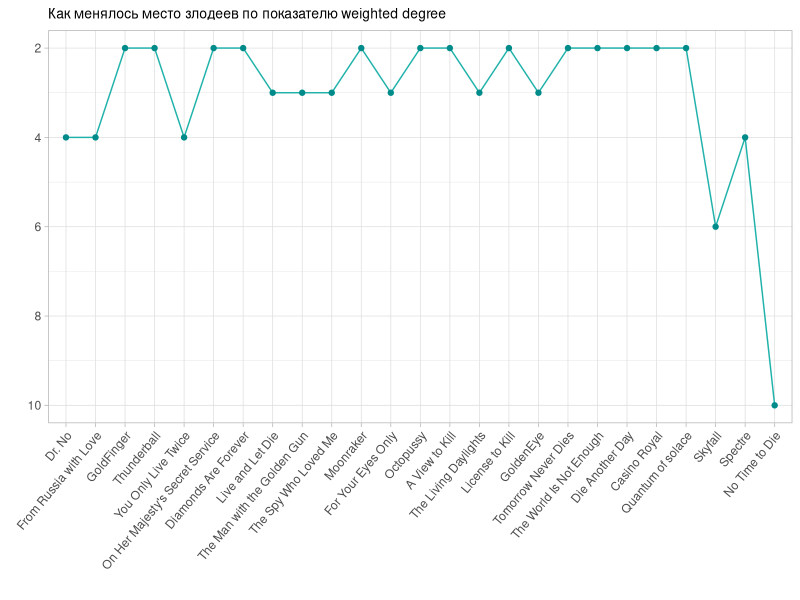
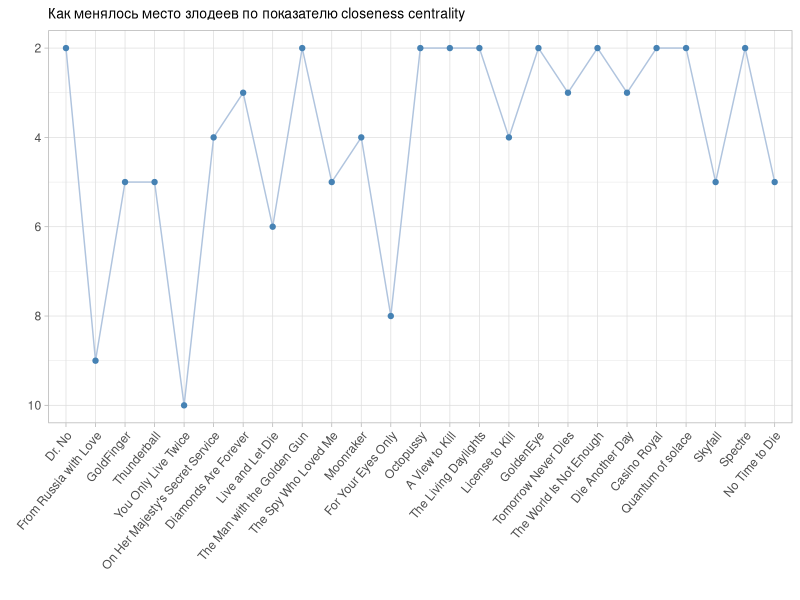
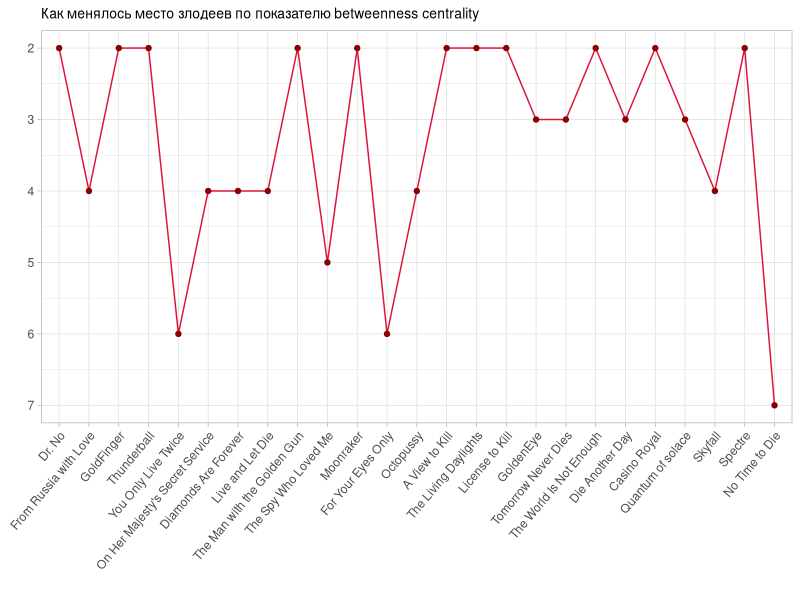
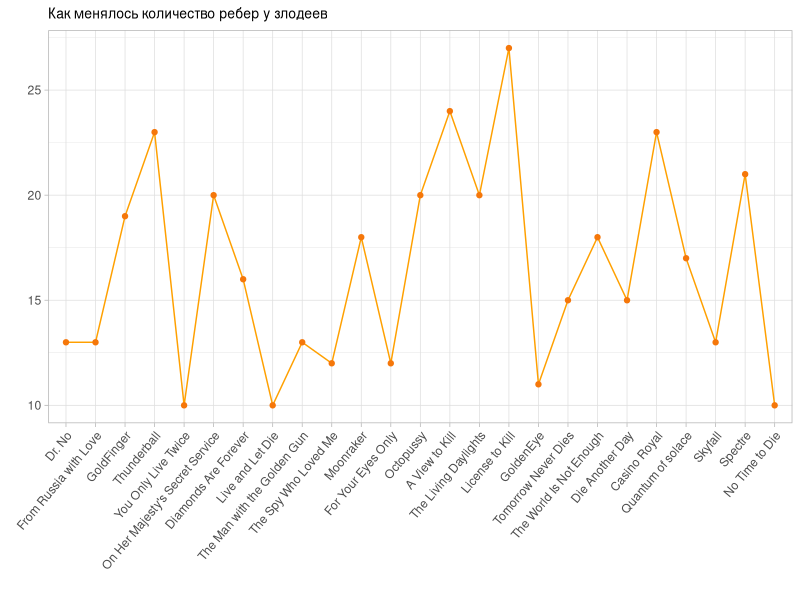

These figures' R source, in order:
library (tidyverse)


antagonists <- read.csv('antagonist.csv')

antagonists %>% 
  ggplot(aes(fct_reorder(film, n), `weighted.degree.position`, group = 1,
             label = `weighted.degree.position`)) +
  geom_line(color = '#20B2AA') +
  geom_point(color = '#008B8B')+
  scale_y_reverse()+
  labs(x = '',
       y = '',
       title = 'Как менялось место злодеев по показателю weighted degree')+
  theme_light() +
  theme(plot.title = element_text(size = 10), 
        axis.text.x = element_text(angle = 50, vjust = 1, hjust = 1))

antagonists %>% 
  ggplot(aes(fct_reorder(film, n), `closeness.centrality.position`, group = 1,
             label = `closeness.centrality.position`)) +
  geom_line(color = '#B0C4DE') +
  geom_point(color = '#4682B4')+
  scale_y_reverse()+
  labs(x = '',
       y = '',
       title = 'Как менялось место злодеев по показателю closeness centrality')+
  theme_light() +
  theme(plot.title = element_text(size = 10), 
        axis.text.x = element_text(angle = 50, vjust = 1, hjust = 1))

antagonists %>% 
  ggplot(aes(fct_reorder(film, n), `betweenness.centrality.position`, group = 1,
             label = `betweenness.centrality.position`)) +
  geom_line(color = '#DC143C') +
  geom_point(color = '#8B0000')+
  scale_y_reverse()+
  labs(x = '',
       y = '',
       title = 'Как менялось место злодеев по показателю betweenness centrality')+
  theme_light() +
  theme(plot.title = element_text(size = 10), 
        axis.text.x = element_text(angle = 50, vjust = 1, hjust = 1))

antagonists %>% 
  ggplot(aes(fct_reorder(film, n), `degree`, group = 1,
             label = `degree`)) +
  geom_line(color = '#ffa000') +
  geom_point(color = '#f5770a')+
  labs(x = '',
       y = '',
       title = 'Как менялось количество ребер у злодеев')+
  theme_light() +
  theme(plot.title = element_text(size = 10), 
        axis.text.x = element_text(angle = 50, vjust = 1, hjust = 1))

